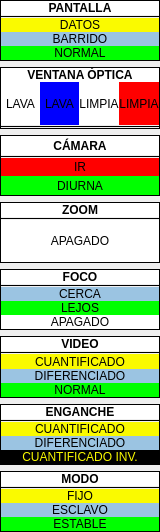
   <widget class="QWidget" name="panel_lateral" native="true">
    <property name="geometry">
     <rect>
      <x>10</x>
      <y>30</y>
      <width>160</width>
      <height>532</height>
     </rect>
    </property>
    <layout class="QVBoxLayout" name="layout_lateral">
     <property name="leftMargin">
      <number>0</number>
     </property>
     <property name="topMargin">
      <number>0</number>
     </property>
     <property name="rightMargin">
      <number>0</number>
     </property>
     <property name="bottomMargin">
      <number>0</number>
     </property>
     <item>
      <widget class="QFrame" name="frame_testigo_pantalla">
       <property name="frameShape">
        <enum>QFrame::Box</enum>
       </property>
       <layout class="QVBoxLayout" name="layout_testigo_pantalla">
        <property name="spacing">
         <number>0</number>
        </property>
        <property name="leftMargin">
         <number>0</number>
        </property>
        <property name="topMargin">
         <number>0</number>
        </property>
        <property name="rightMargin">
         <number>0</number>
        </property>
        <property name="bottomMargin">
         <number>0</number>
        </property>
        <item>
         <widget class="QLabel" name="lbl_pantalla">
          <property name="font">
           <font>
            <family>Arial</family>
            <weight>75</weight>
            <bold>true</bold>
            <stylestrategy>PreferAntialias</stylestrategy>
           </font>
          </property>
          <property name="styleSheet">
           <string notr="true">background-color: rgb(255, 255, 255);</string>
          </property>
          <property name="text">
           <string>PANTALLA</string>
          </property>
          <property name="alignment">
           <set>Qt::AlignCenter</set>
          </property>
         </widget>
        </item>
        <item>
         <widget class="Line" name="linea_testigo_pantalla">
          <property name="frameShadow">
           <enum>QFrame::Plain</enum>
          </property>
          <property name="orientation">
           <enum>Qt::Horizontal</enum>
          </property>
         </widget>
        </item>
        <item>
         <widget class="QLabel" name="lbl_pantalla_datos">
          <property name="font">
           <font>
            <family>Arial</family>
            <stylestrategy>PreferAntialias</stylestrategy>
           </font>
          </property>
          <property name="styleSheet">
           <string notr="true">background-color: rgb(250, 250, 0);</string>
          </property>
          <property name="text">
           <string>DATOS</string>
          </property>
          <property name="alignment">
           <set>Qt::AlignCenter</set>
          </property>
         </widget>
        </item>
        <item>
         <widget class="QLabel" name="lbl_pantalla_barrido">
          <property name="font">
           <font>
            <family>Arial</family>
            <stylestrategy>PreferAntialias</stylestrategy>
           </font>
          </property>
          <property name="styleSheet">
           <string notr="true">background-color: rgb(155, 196, 226);</string>
          </property>
          <property name="text">
           <string>BARRIDO</string>
          </property>
          <property name="alignment">
           <set>Qt::AlignCenter</set>
          </property>
         </widget>
        </item>
        <item>
         <widget class="QLabel" name="lbl_pantalla_normal">
          <property name="font">
           <font>
            <family>Arial</family>
            <stylestrategy>PreferAntialias</stylestrategy>
           </font>
          </property>
          <property name="styleSheet">
           <string notr="true">background-color: rgb(0, 255, 0);</string>
          </property>
          <property name="text">
           <string>NORMAL</string>
          </property>
          <property name="alignment">
           <set>Qt::AlignCenter</set>
          </property>
         </widget>
        </item>
       </layout>
      </widget>
     </item>
     <item>
      <widget class="QFrame" name="frame_testigo_ventana_optica">
       <property name="frameShape">
        <enum>QFrame::Box</enum>
       </property>
       <layout class="QVBoxLayout" name="layout_testigo_ventana_optica">
        <property name="spacing">
         <number>0</number>
        </property>
        <property name="leftMargin">
         <number>0</number>
        </property>
        <property name="topMargin">
         <number>0</number>
        </property>
        <property name="rightMargin">
         <number>0</number>
        </property>
        <property name="bottomMargin">
         <number>0</number>
        </property>
        <item>
         <widget class="QLabel" name="lbl_ventana_optica">
          <property name="sizePolicy">
           <sizepolicy hsizetype="Preferred" vsizetype="Maximum">
            <horstretch>0</horstretch>
            <verstretch>0</verstretch>
           </sizepolicy>
          </property>
          <property name="font">
           <font>
            <family>Arial</family>
            <weight>75</weight>
            <bold>true</bold>
            <stylestrategy>PreferAntialias</stylestrategy>
           </font>
          </property>
          <property name="styleSheet">
           <string notr="true">background-color: rgb(255, 255, 255);</string>
          </property>
          <property name="text">
           <string>VENTANA ÓPTICA</string>
          </property>
          <property name="alignment">
           <set>Qt::AlignCenter</set>
          </property>
         </widget>
        </item>
        <item>
         <layout class="QHBoxLayout" name="horizontalLayout">
          <property name="spacing">
           <number>0</number>
          </property>
          <property name="topMargin">
           <number>0</number>
          </property>
          <property name="rightMargin">
           <number>0</number>
          </property>
          <item>
           <widget class="QLabel" name="lbl_optica_apagada_lava">
            <property name="font">
             <font>
              <family>Arial</family>
              <weight>50</weight>
              <bold>false</bold>
              <stylestrategy>PreferAntialias</stylestrategy>
             </font>
            </property>
            <property name="styleSheet">
             <string notr="true">background-color: rgb(255, 255, 255);</string>
            </property>
            <property name="text">
             <string>LAVA</string>
            </property>
            <property name="alignment">
             <set>Qt::AlignCenter</set>
            </property>
           </widget>
          </item>
          <item>
           <widget class="QLabel" name="lbl_optica_lava">
            <property name="font">
             <font>
              <family>Arial</family>
              <stylestrategy>PreferAntialias</stylestrategy>
             </font>
            </property>
            <property name="styleSheet">
             <string notr="true">background-color: rgb(0, 0, 255);</string>
            </property>
            <property name="text">
             <string>LAVA</string>
            </property>
            <property name="alignment">
             <set>Qt::AlignCenter</set>
            </property>
           </widget>
          </item>
          <item>
           <widget class="QLabel" name="lbl_optica_apagada_limpia">
            <property name="font">
             <font>
              <family>Arial</family>
              <stylestrategy>PreferAntialias</stylestrategy>
             </font>
            </property>
            <property name="styleSheet">
             <string notr="true">background-color: rgb(255, 255, 255);</string>
            </property>
            <property name="text">
             <string>LIMPIA</string>
            </property>
            <property name="alignment">
             <set>Qt::AlignCenter</set>
            </property>
           </widget>
          </item>
          <item>
           <widget class="QLabel" name="lbl_optica_limpia">
            <property name="font">
             <font>
              <family>Arial</family>
              <stylestrategy>PreferAntialias</stylestrategy>
             </font>
            </property>
            <property name="styleSheet">
             <string notr="true">background-color: rgb(255, 0, 0);</string>
            </property>
            <property name="text">
             <string>LIMPIA</string>
            </property>
            <property name="alignment">
             <set>Qt::AlignCenter</set>
            </property>
           </widget>
          </item>
         </layout>
        </item>
        <item>
         <widget class="Line" name="linea_testigo_optica">
          <property name="frameShadow">
           <enum>QFrame::Plain</enum>
          </property>
          <property name="orientation">
           <enum>Qt::Horizontal</enum>
          </property>
         </widget>
        </item>
       </layout>
      </widget>
     </item>
     <item>
      <widget class="QFrame" name="frame_testigo_camara">
       <property name="frameShape">
        <enum>QFrame::Box</enum>
       </property>
       <property name="midLineWidth">
        <number>1</number>
       </property>
       <layout class="QVBoxLayout" name="layout_testigo_camara">
        <property name="spacing">
         <number>0</number>
        </property>
        <property name="leftMargin">
         <number>0</number>
        </property>
        <property name="topMargin">
         <number>0</number>
        </property>
        <property name="rightMargin">
         <number>0</number>
        </property>
        <property name="bottomMargin">
         <number>0</number>
        </property>
        <item>
         <widget class="QLabel" name="lbl_camara">
          <property name="font">
           <font>
            <family>Arial</family>
            <weight>75</weight>
            <bold>true</bold>
            <stylestrategy>PreferAntialias</stylestrategy>
           </font>
          </property>
          <property name="autoFillBackground">
           <bool>false</bool>
          </property>
          <property name="styleSheet">
           <string notr="true">background-color: rgb(255, 255, 255);</string>
          </property>
          <property name="frameShape">
           <enum>QFrame::NoFrame</enum>
          </property>
          <property name="frameShadow">
           <enum>QFrame::Plain</enum>
          </property>
          <property name="lineWidth">
           <number>1</number>
          </property>
          <property name="text">
           <string>CÁMARA</string>
          </property>
          <property name="alignment">
           <set>Qt::AlignCenter</set>
          </property>
         </widget>
        </item>
        <item>
         <widget class="Line" name="linea_testigo_camara">
          <property name="frameShadow">
           <enum>QFrame::Plain</enum>
          </property>
          <property name="orientation">
           <enum>Qt::Horizontal</enum>
          </property>
         </widget>
        </item>
        <item>
         <widget class="QLabel" name="lbl_camara_diurna">
          <property name="enabled">
           <bool>true</bool>
          </property>
          <property name="font">
           <font>
            <family>Arial</family>
            <stylestrategy>PreferAntialias</stylestrategy>
           </font>
          </property>
          <property name="styleSheet">
           <string notr="true">background-color: rgb(255, 0, 0);</string>
          </property>
          <property name="text">
           <string>IR</string>
          </property>
          <property name="alignment">
           <set>Qt::AlignCenter</set>
          </property>
         </widget>
        </item>
        <item>
         <widget class="QLabel" name="lbl_camara_ir">
          <property name="font">
           <font>
            <family>Arial</family>
            <stylestrategy>PreferAntialias</stylestrategy>
           </font>
          </property>
          <property name="styleSheet">
           <string notr="true">background-color: rgb(0, 255, 0);</string>
          </property>
          <property name="text">
           <string>DIURNA</string>
          </property>
          <property name="alignment">
           <set>Qt::AlignCenter</set>
          </property>
         </widget>
        </item>
       </layout>
      </widget>
     </item>
     <item>
      <widget class="QFrame" name="frame_testigo_zoom">
       <property name="frameShape">
        <enum>QFrame::Box</enum>
       </property>
       <layout class="QVBoxLayout" name="layout_testigo_zoom">
        <property name="spacing">
         <number>0</number>
        </property>
        <property name="leftMargin">
         <number>0</number>
        </property>
        <property name="topMargin">
         <number>0</number>
        </property>
        <property name="rightMargin">
         <number>0</number>
        </property>
        <property name="bottomMargin">
         <number>0</number>
        </property>
        <item>
         <widget class="QLabel" name="lbl_zoom">
          <property name="sizePolicy">
           <sizepolicy hsizetype="Preferred" vsizetype="Maximum">
            <horstretch>0</horstretch>
            <verstretch>0</verstretch>
           </sizepolicy>
          </property>
          <property name="font">
           <font>
            <family>Arial</family>
            <weight>75</weight>
            <bold>true</bold>
            <stylestrategy>PreferAntialias</stylestrategy>
           </font>
          </property>
          <property name="styleSheet">
           <string notr="true">background-color: rgb(255, 255, 255);</string>
          </property>
          <property name="text">
           <string>ZOOM</string>
          </property>
          <property name="alignment">
           <set>Qt::AlignCenter</set>
          </property>
         </widget>
        </item>
        <item>
         <widget class="Line" name="linea_testigo_zoom">
          <property name="frameShadow">
           <enum>QFrame::Plain</enum>
          </property>
          <property name="orientation">
           <enum>Qt::Horizontal</enum>
          </property>
         </widget>
        </item>
        <item>
         <widget class="QLabel" name="lbl_zoom_valor">
          <property name="font">
           <font>
            <family>Arial</family>
            <stylestrategy>PreferAntialias</stylestrategy>
           </font>
          </property>
          <property name="styleSheet">
           <string notr="true">background-color: rgb(255, 255, 255);</string>
          </property>
          <property name="text">
           <string>APAGADO</string>
          </property>
          <property name="alignment">
           <set>Qt::AlignCenter</set>
          </property>
         </widget>
        </item>
       </layout>
      </widget>
     </item>
     <item>
      <widget class="QFrame" name="frame_testigo_foco">
       <property name="frameShape">
        <enum>QFrame::Box</enum>
       </property>
       <layout class="QVBoxLayout" name="layout_testigo_foco">
        <property name="spacing">
         <number>0</number>
        </property>
        <property name="leftMargin">
         <number>0</number>
        </property>
        <property name="topMargin">
         <number>0</number>
        </property>
        <property name="rightMargin">
         <number>0</number>
        </property>
        <property name="bottomMargin">
         <number>0</number>
        </property>
        <item>
         <widget class="QLabel" name="lbl_foco">
          <property name="font">
           <font>
            <family>Arial</family>
            <weight>75</weight>
            <bold>true</bold>
            <stylestrategy>PreferAntialias</stylestrategy>
           </font>
          </property>
          <property name="styleSheet">
           <string notr="true">background-color: rgb(255, 255, 255);</string>
          </property>
          <property name="text">
           <string>FOCO</string>
          </property>
          <property name="alignment">
           <set>Qt::AlignCenter</set>
          </property>
         </widget>
        </item>
        <item>
         <widget class="Line" name="linea_testigo_foco">
          <property name="frameShadow">
           <enum>QFrame::Plain</enum>
          </property>
          <property name="orientation">
           <enum>Qt::Horizontal</enum>
          </property>
         </widget>
        </item>
        <item>
         <widget class="QLabel" name="lbl_foco_cerca">
          <property name="font">
           <font>
            <family>Arial</family>
            <weight>50</weight>
            <bold>false</bold>
            <stylestrategy>PreferAntialias</stylestrategy>
           </font>
          </property>
          <property name="styleSheet">
           <string notr="true">background-color: rgb(155, 196, 226);</string>
          </property>
          <property name="text">
           <string>CERCA</string>
          </property>
          <property name="alignment">
           <set>Qt::AlignCenter</set>
          </property>
         </widget>
        </item>
        <item>
         <widget class="QLabel" name="lbl_foco_lejos">
          <property name="font">
           <font>
            <family>Arial</family>
            <weight>50</weight>
            <bold>false</bold>
            <stylestrategy>PreferAntialias</stylestrategy>
           </font>
          </property>
          <property name="styleSheet">
           <string notr="true">background-color: rgb(0, 255, 0);</string>
          </property>
          <property name="text">
           <string>LEJOS</string>
          </property>
          <property name="alignment">
           <set>Qt::AlignCenter</set>
          </property>
         </widget>
        </item>
        <item>
         <widget class="QLabel" name="lbl_foco_apagado">
          <property name="font">
           <font>
            <family>Arial</family>
            <weight>50</weight>
            <bold>false</bold>
            <stylestrategy>PreferAntialias</stylestrategy>
           </font>
          </property>
          <property name="styleSheet">
           <string notr="true">background-color: rgb(255, 255, 255);</string>
          </property>
          <property name="text">
           <string>APAGADO</string>
          </property>
          <property name="alignment">
           <set>Qt::AlignCenter</set>
          </property>
         </widget>
        </item>
       </layout>
      </widget>
     </item>
     <item>
      <widget class="QFrame" name="frame_testigo_video">
       <property name="frameShape">
        <enum>QFrame::Box</enum>
       </property>
       <layout class="QVBoxLayout" name="layout_testigo_video">
        <property name="spacing">
         <number>0</number>
        </property>
        <property name="leftMargin">
         <number>0</number>
        </property>
        <property name="topMargin">
         <number>0</number>
        </property>
        <property name="rightMargin">
         <number>0</number>
        </property>
        <property name="bottomMargin">
         <number>0</number>
        </property>
        <item>
         <widget class="QLabel" name="lbl_video">
          <property name="font">
           <font>
            <family>Arial</family>
            <weight>75</weight>
            <bold>true</bold>
            <stylestrategy>PreferAntialias</stylestrategy>
           </font>
          </property>
          <property name="styleSheet">
           <string notr="true">background-color: rgb(255, 255, 255);</string>
          </property>
          <property name="text">
           <string>VIDEO</string>
          </property>
          <property name="alignment">
           <set>Qt::AlignCenter</set>
          </property>
         </widget>
        </item>
        <item>
         <widget class="Line" name="linea_testigo_video">
          <property name="frameShadow">
           <enum>QFrame::Plain</enum>
          </property>
          <property name="orientation">
           <enum>Qt::Horizontal</enum>
          </property>
         </widget>
        </item>
        <item>
         <widget class="QLabel" name="lbl_video_cuantificado">
          <property name="font">
           <font>
            <family>Arial</family>
            <stylestrategy>PreferAntialias</stylestrategy>
           </font>
          </property>
          <property name="styleSheet">
           <string notr="true">background-color: rgb(250, 250, 0);</string>
          </property>
          <property name="text">
           <string>CUANTIFICADO</string>
          </property>
          <property name="alignment">
           <set>Qt::AlignCenter</set>
          </property>
         </widget>
        </item>
        <item>
         <widget class="QLabel" name="lbl_video_diferenciado">
          <property name="font">
           <font>
            <family>Arial</family>
            <stylestrategy>PreferAntialias</stylestrategy>
           </font>
          </property>
          <property name="styleSheet">
           <string notr="true">background-color: rgb(155, 196, 226);</string>
          </property>
          <property name="text">
           <string>DIFERENCIADO</string>
          </property>
          <property name="alignment">
           <set>Qt::AlignCenter</set>
          </property>
         </widget>
        </item>
        <item>
         <widget class="QLabel" name="lbl_video_normal">
          <property name="font">
           <font>
            <family>Arial</family>
            <weight>50</weight>
            <bold>false</bold>
            <stylestrategy>PreferAntialias</stylestrategy>
           </font>
          </property>
          <property name="styleSheet">
           <string notr="true">background-color: rgb(0, 255, 0);</string>
          </property>
          <property name="text">
           <string>NORMAL</string>
          </property>
          <property name="alignment">
           <set>Qt::AlignCenter</set>
          </property>
         </widget>
        </item>
       </layout>
      </widget>
     </item>
     <item>
      <widget class="QFrame" name="frame_testigo_enganche">
       <property name="frameShape">
        <enum>QFrame::Box</enum>
       </property>
       <layout class="QVBoxLayout" name="layout_testigo_enganche">
        <property name="spacing">
         <number>0</number>
        </property>
        <property name="leftMargin">
         <number>0</number>
        </property>
        <property name="topMargin">
         <number>0</number>
        </property>
        <property name="rightMargin">
         <number>0</number>
        </property>
        <property name="bottomMargin">
         <number>0</number>
        </property>
        <item>
         <widget class="QLabel" name="lbl_enganche">
          <property name="font">
           <font>
            <family>Arial</family>
            <weight>75</weight>
            <bold>true</bold>
           </font>
          </property>
          <property name="styleSheet">
           <string notr="true">background-color: rgb(255, 255, 255);</string>
          </property>
          <property name="text">
           <string>ENGANCHE</string>
          </property>
          <property name="alignment">
           <set>Qt::AlignCenter</set>
          </property>
         </widget>
        </item>
        <item>
         <widget class="Line" name="linea_testigo_enganche">
          <property name="frameShadow">
           <enum>QFrame::Plain</enum>
          </property>
          <property name="orientation">
           <enum>Qt::Horizontal</enum>
          </property>
         </widget>
        </item>
        <item>
         <widget class="QLabel" name="lbl_enganche_cuantificado">
          <property name="font">
           <font>
            <family>Arial</family>
           </font>
          </property>
          <property name="styleSheet">
           <string notr="true">background-color: rgb(250, 250, 0);</string>
          </property>
          <property name="text">
           <string>CUANTIFICADO</string>
          </property>
          <property name="alignment">
           <set>Qt::AlignCenter</set>
          </property>
         </widget>
        </item>
        <item>
         <widget class="QLabel" name="lbl_enganche_diferenciado">
          <property name="font">
           <font>
            <family>Arial</family>
           </font>
          </property>
          <property name="styleSheet">
           <string notr="true">background-color: rgb(155, 196, 226);</string>
          </property>
          <property name="text">
           <string>DIFERENCIADO</string>
          </property>
          <property name="alignment">
           <set>Qt::AlignCenter</set>
          </property>
         </widget>
        </item>
        <item>
         <widget class="QLabel" name="lbl_enganche_cuantificado_inv">
          <property name="font">
           <font>
            <family>Arial</family>
           </font>
          </property>
          <property name="styleSheet">
           <string notr="true">background-color: rgb(0, 0, 0);
color: rgb(250, 250, 0);</string>
          </property>
          <property name="text">
           <string>CUANTIFICADO INV.</string>
          </property>
          <property name="alignment">
           <set>Qt::AlignCenter</set>
          </property>
         </widget>
        </item>
       </layout>
      </widget>
     </item>
     <item>
      <widget class="QFrame" name="frame_testigo_modo">
       <property name="frameShape">
        <enum>QFrame::Box</enum>
       </property>
       <layout class="QVBoxLayout" name="layout_testigo_modo">
        <property name="spacing">
         <number>0</number>
        </property>
        <property name="leftMargin">
         <number>0</number>
        </property>
        <property name="topMargin">
         <number>0</number>
        </property>
        <property name="rightMargin">
         <number>0</number>
        </property>
        <property name="bottomMargin">
         <number>0</number>
        </property>
        <item>
         <widget class="QLabel" name="lbl_modo">
          <property name="font">
           <font>
            <family>Arial</family>
            <weight>75</weight>
            <bold>true</bold>
            <stylestrategy>PreferAntialias</stylestrategy>
           </font>
          </property>
          <property name="styleSheet">
           <string notr="true">background-color: rgb(255, 255, 255);</string>
          </property>
          <property name="text">
           <string>MODO</string>
          </property>
          <property name="alignment">
           <set>Qt::AlignCenter</set>
          </property>
         </widget>
        </item>
        <item>
         <widget class="Line" name="linea_testigo_modo">
          <property name="frameShadow">
           <enum>QFrame::Plain</enum>
          </property>
          <property name="lineWidth">
           <number>1</number>
          </property>
          <property name="orientation">
           <enum>Qt::Horizontal</enum>
          </property>
         </widget>
        </item>
        <item>
         <widget class="QLabel" name="lbl_modo_fijo">
          <property name="font">
           <font>
            <family>Arial</family>
            <stylestrategy>PreferAntialias</stylestrategy>
           </font>
          </property>
          <property name="styleSheet">
           <string notr="true">background-color: rgb(250, 250, 0);</string>
          </property>
          <property name="text">
           <string>FIJO</string>
          </property>
          <property name="alignment">
           <set>Qt::AlignCenter</set>
          </property>
         </widget>
        </item>
        <item>
         <widget class="QLabel" name="lbl_modo_esclavo">
          <property name="font">
           <font>
            <family>Arial</family>
            <stylestrategy>PreferAntialias</stylestrategy>
           </font>
          </property>
          <property name="styleSheet">
           <string notr="true">background-color: rgb(155, 196, 226);</string>
          </property>
          <property name="text">
           <string>ESCLAVO</string>
          </property>
          <property name="alignment">
           <set>Qt::AlignCenter</set>
          </property>
         </widget>
        </item>
        <item>
         <widget class="QLabel" name="lbl_modo_estable">
          <property name="font">
           <font>
            <family>Arial</family>
            <stylestrategy>PreferAntialias</stylestrategy>
           </font>
          </property>
          <property name="styleSheet">
           <string notr="true">background-color: rgb(0, 255, 0);</string>
          </property>
          <property name="text">
           <string>ESTABLE</string>
          </property>
          <property name="alignment">
           <set>Qt::AlignCenter</set>
          </property>
         </widget>
        </item>
       </layout>
      </widget>
     </item>
    </layout>
   </widget>
